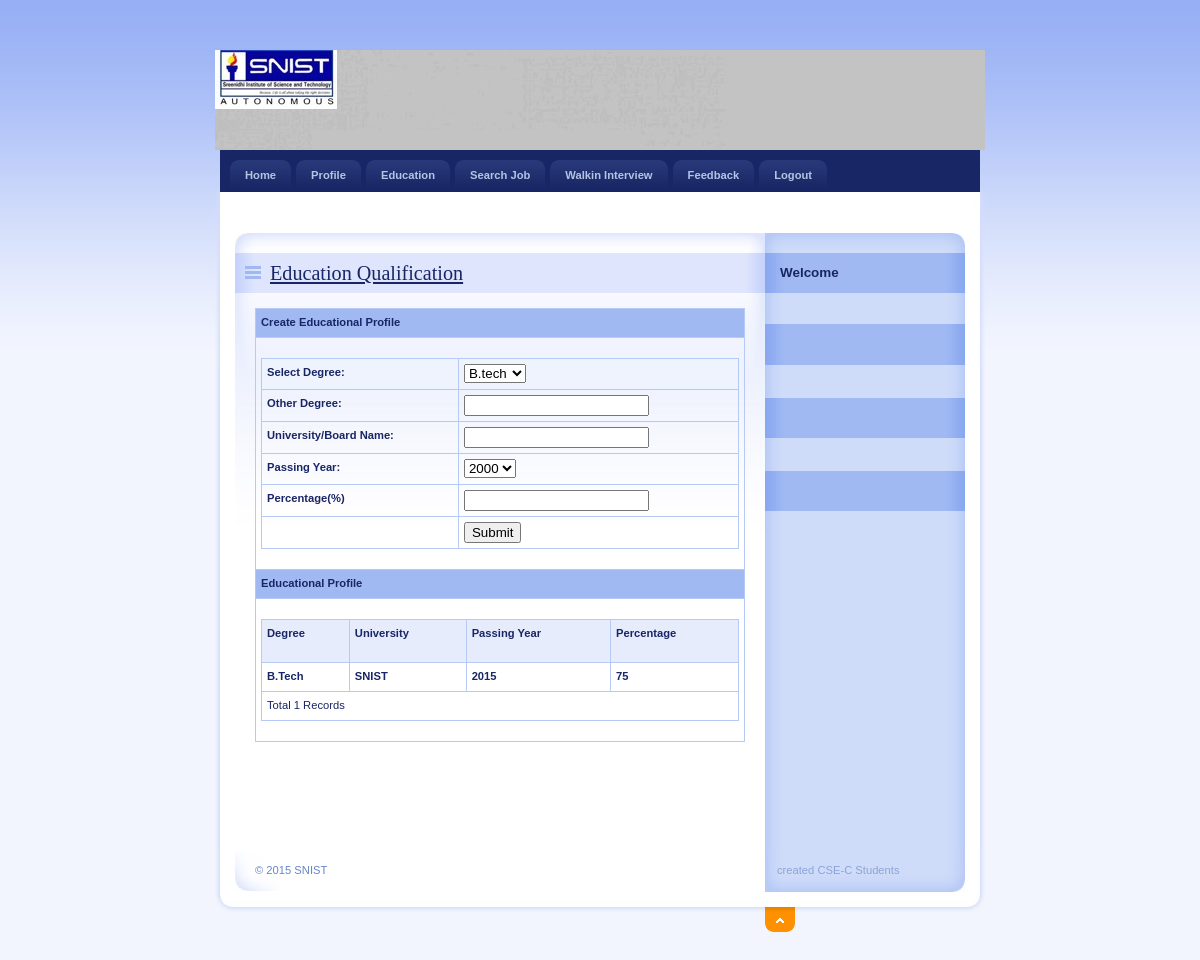
/Student/Education.php, run on the app's committed database.
### tables this page shows
CREATE TABLE `student_education` (
  `EduId` int(11) NOT NULL,
  `StudentId` int(11) NOT NULL,
  `Degree` varchar(20) NOT NULL,
  `University` varchar(100) NOT NULL,
  `PassingYear` mediumint(9) NOT NULL,
  `Percentage` float NOT NULL
);

### Student/Education.php (the view, shortened to what this page needs)
<!DOCTYPE html PUBLIC "-//W3C//DTD XHTML 1.0 Strict//EN" "http://www.w3.org/TR/xhtml1/DTD/xhtml1-strict.dtd">
<html xmlns="http://www.w3.org/1999/xhtml" xml:lang="cs" lang="cs">
<head>
    <link rel="stylesheet" media="screen,projection" type="text/css" href="./css/main.css" />
    <link rel="stylesheet" media="print" type="text/css" href="./css/print.css" />
    <link rel="stylesheet" media="aural" type="text/css" href="./css/aural.css" />
    <link href="../SpryAssets/SpryValidationTextField.css" rel="stylesheet" type="text/css" />
</head>
<body id="www-url-cz">
<div id="main" class="box">
<?php
include "Header.php"
?>
<?php
include "menu.php"
?>
    <div id="page" class="box">
    <div id="page-in" class="box">
        <div id="strip" class="box noprint">
            <p id="breadcrumbs">&nbsp;</p>
        </div>
        <div id="content">
            <div class="article">
                <h2><span><a href="#">Education Qualification </a></span></h2>
              <table width="100%" border="1" cellspacing="2" cellpadding="2">
                  <tr>
                    <td bgcolor="#A0B9F3"><strong>Create Educational Profile</strong></td>
                  </tr>
                  <tr>
                    <td><form id="form1" method="post" action="InsertEdu.php">
                      <table width="100%" border="0" cellspacing="0" cellpadding="0">
                        <tr>
                          <td><strong>Select Degree:</strong></td>
                          <td>
                          <select name="cmbQual" id="cmbQual">
                          <option value="B.Tech">B.tech</option>
                            </select>                          </td>
                        </tr>
                        <tr>
                          <td><strong>Other Degree:</strong></td>
                          <td><label>
                            <input type="text" name="txtOther" id="txtOther" />
                          </label></td>
                        </tr>
                        <tr>
                          <td><strong>University/Board Name:</strong></td>
                          <td><span id="sprytextfield1">
                            <label>
                            <input type="text" name="txtBoard" id="txtBoard" />
                            </label>
                          <span class="textfieldRequiredMsg">A value is required.</span></span></td>
                        </tr>
                        <tr>
                          <td><strong>Passing Year:</strong></td>
                          <td><label>
                            <select name="cmbYear" id="cmbYear">
                              <option>2000</option>
                            </select>
                          </label></td>
                        </tr>
                        <tr>
                          <td><strong>Percentage(%)</strong></td>
                          <td><span id="sprytextfield2">
                            <label>
                            <input type="text" name="txtPer" id="txtPer" />
                            </label>
                          <span class="textfieldRequiredMsg">A value is required.</span></span></td>
                        </tr>
                        <tr>
                          <td>&nbsp;</td>
                          <td><label>
                            <input type="submit" name="button" id="button" value="Submit" />
                          </label></td>
                        </tr>
                      </table>
                                        </form>
                    </td>
                  </tr>
                  <tr>
                    <td bgcolor="#A0B9F3"><strong>Educational Profile</strong></td>
                  </tr>
                  <tr>
                    <td><table width="100%" border="1" cellpadding="1" cellspacing="2" bordercolor="#006699" >
                      <tr>
                        <th height="32" bgcolor="#006699" class="style3"><div align="left" class="style9 style5 style2"><strong>Degree</strong></div></th>
                        <th bgcolor="#006699" class="style3"><div align="left" class="style9 style5 style2"><strong>University</strong></div></th>
                        <th bgcolor="#006699" class="style3"><div align="left" class="style9 style5 style2"><strong>Passing Year</strong></div></th>
                         <th bgcolor="#006699" class="style3"><div align="left" class="style9 style5 style2"><strong>Percentage</strong></div></th>
                      </tr>
                      <?php
					  $ID=$_SESSION['ID'];
$con = mysql_connect("localhost","root");
$sql = "select * from student_education where StudentId='".$ID."'";
$result = mysql_query($sql,$con);
while($row = mysql_fetch_array($result))
{
$Degree=$row['Degree'];
$Univ=$row['University'];
$Passing=$row['PassingYear'];
$Per=$row['Percentage'];
?>
                      <tr>
                        <td class="style3"><div align="left" class="style9 style5"><strong><?php echo $Degree;?></strong></div></td>
                        <td class="style3"><div align="left" class="style9 style5"><strong><?php echo $Univ;?></strong></div></td>
                        <td class="style3"><div align="left" class="style9 style5"><strong><?php echo $Passing;?></strong></div></td>
                         <td class="style3"><div align="left" class="style9 style5"><strong><?php echo $Per;?></strong></div></td>
                      </tr>
                      <?php
}
$records = mysql_num_rows($result);
?>
                      <tr>
                        <td colspan="4" class="style3"><div align="left" class="style12"><?php echo "Total ".$records." Records"; ?> </div></td>
                      </tr>
                    </table></td>
                  </tr>
                </table>
                <p>&nbsp;</p>
                <p class="btn-more box noprint">&nbsp;</p>
          </div>
        </div>
<?php
include "right.php"
?>
    </div>
    </div>
<?php
include "footer.php"
?>
</div>
</body>
</html>

### Student/css/main.css (style rules this page uses)
* { min-height:1px; }
body { border:0; margin:0; padding:0; background:#F2F5FE url("../design/bg.gif") 0 0 repeat-x; font:70%/160% "verdana",sans-serif; color:#192666; _text-align:center; }
a { color:#192666; }
p { border:0; margin:15px 0; padding:0; }
div { display:block; border:0; margin:0; padding:0; }
h1, h2, h3, h4, h5 { border:0; margin:15px 0 10px 0; padding:0; font-weight:bold; }
h2 { font-size:180%; line-height:100%; font-family:"georgia",serif; font-weight:normal; }
table { display:table; border-collapse:collapse; margin:15px 0; padding:0; border:1px solid #B7CAF6; font-size:100%; }
tr { display:table-row; }
th, td { display: table-cell; border:1px solid #B7CAF6; margin:0; padding:5px; vertical-align:top; text-align:left; }
th { background:#E7ECFD; text-align:center; color:#192666; font-weight:bold; }
form { border:0; margin:0; padding:0; }
a, img, span { border:0; margin:0; padding:0; }
strong, .strong { font-weight:bold; }
.box { min-height:1px; _height:1px; }
.box:after { content:"."; display:block; line-height:0px; font-size:0px; visibility:hidden; clear:both; }
#main { width:770px; margin:50px auto 0 auto; _text-align:left; }
#page { width:770px; min-height:1px; background:#FFF url("../design/bg_page.gif") 0 0 repeat-y; _height:1px; }
#page-in { min-height:1px; padding:10px 0; background:url("../design/bg_page_in.jpg") 0 0 no-repeat; _height:1px; }
#strip { position:relative; clear:both; padding:3px 20px 10px 20px; color:#6182D1; }
#strip p { margin:0; }
#strip #breadcrumbs { width:520px; margin:0; padding:0; }
#content { float:left; width:530px; _width:550px; margin:0; padding:0 0 0 20px; }
#content .article { clear:both; margin:0; padding:20px; background:url("../design/content_article_bg.jpg") 0 0 no-repeat; }
#content .article h2 { margin:0 -20px; padding:10px; background:#DEE5FD url("../design/content_title_bg.gif") 0 0 repeat-y; color:#192666; }
#content .article h2 span { background:url("../design/ico_list.gif") 0 50% no-repeat; padding-left:25px; }
#content .article p { text-align:justify; }
#content .btn-more { margin:0 0 15px 0; padding:0; border:0; position:relative; }

### Student/css/print.css (style rules this page uses)
body { border:0; margin:0; padding:0; font-size:12pt }
a { color:#000; text-decoration:none; }
h1, h2, h3 { page-break-after:avoid; page-break-inside:avoid; }
table { border-collapse: collapse; border-width:1px; border-style:solid; }
th, td { display:table-cell; border-width:1px; border-style:solid; }
.noprint { display:none; }

### Student/css/aural.css (style rules this page uses)
body { voice-family:paul,male; volume:loud; speech-rate:slow; richness:90; stress:20; }
h1, h2, h3, h4, h5 { cue-before:url("ping.au"); }
p, table { pause:50ms; }
strong { pitch:medium; pitch-range:60; stress:90; richness:90; }

### data on the page
student_education: Degree "B.Tech", University "SNIST", PassingYear "2015", Percentage "75"

### other printed values
$records "1"
